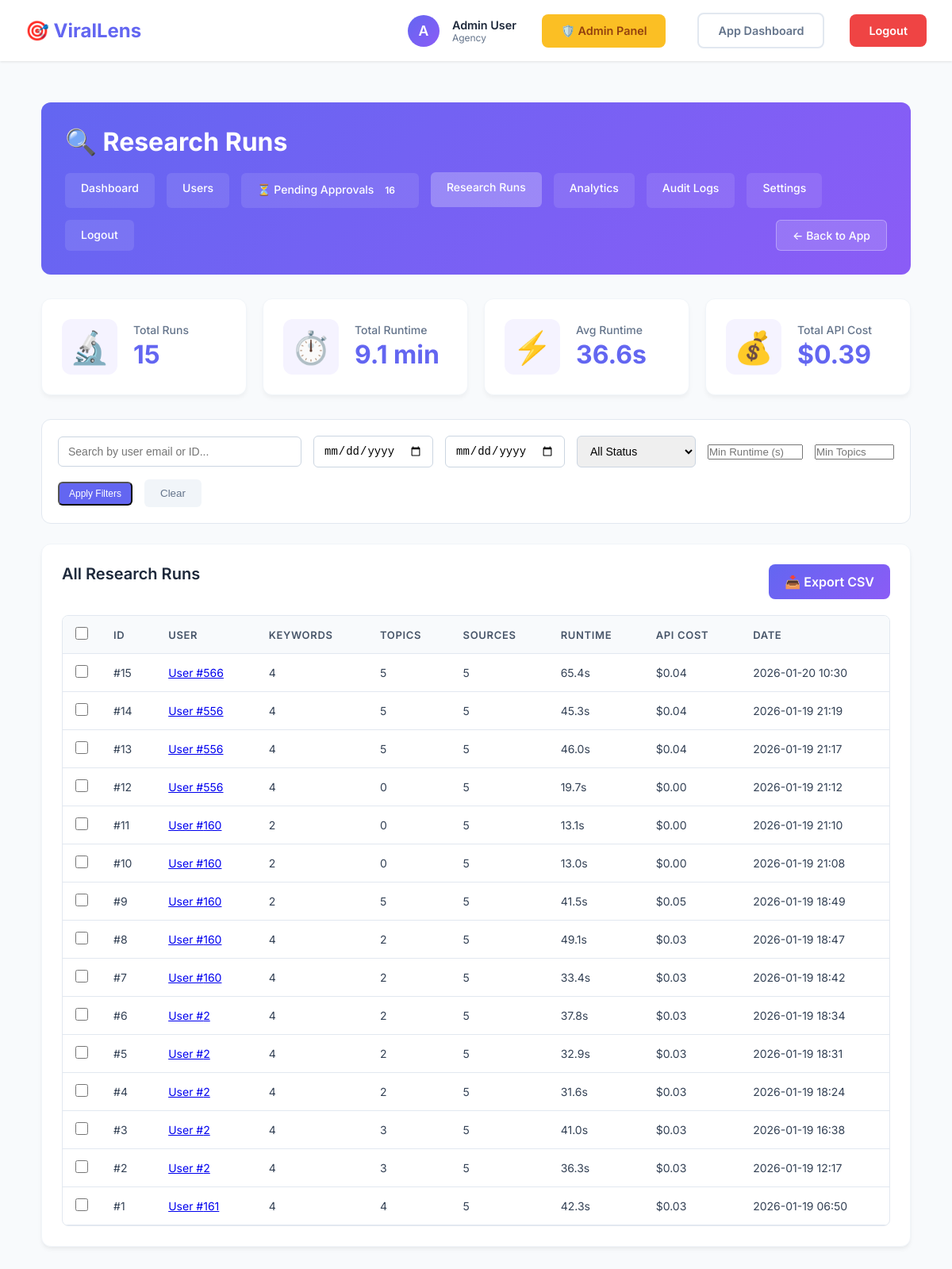
The page /admin/research-runs (signed in) on the database its author committed.
### models.py (models this page shows, shortened)
class User(UserMixin, db.Model):
    __tablename__ = 'users'
    id = db.Column(db.Integer, primary_key=True)
    email = db.Column(db.String(120), unique=True, nullable=False, index=True)
    username = db.Column(db.String(80), unique=True, nullable=False, index=True)
    password_hash = db.Column(db.String(255), nullable=False)
    full_name = db.Column(db.String(120))
    niche = db.Column(db.String(50))  # automotive, royal_family, tech, etc.
    subscription_tier = db.Column(db.String(20), default='free')  # free, pro, agency
    subscription_status = db.Column(db.String(20), default='active')  # active, cancelled, expired
    subscription_start = db.Column(db.DateTime)
    subscription_end = db.Column(db.DateTime)
    research_runs_this_month = db.Column(db.Integer, default=0)
    total_research_runs = db.Column(db.Integer, default=0)
    is_admin = db.Column(db.Boolean, default=False)
    is_active = db.Column(db.Boolean, default=True)
    created_at = db.Column(db.DateTime, default=datetime.utcnow)
    last_login = db.Column(db.DateTime)
    approval_status = db.Column(db.String(20), default='approved', nullable=False) # pending, approved, rejected
    approved_by = db.Column(db.Integer, db.ForeignKey('users.id'), nullable=True)
    approved_at = db.Column(db.DateTime, nullable=True)
    rejection_reason = db.Column(db.Text, nullable=True)
    admin_notes = db.Column(db.Text, nullable=True)
    onboarding_completed = db.Column(db.Boolean, default=False)
    onboarding_step = db.Column(db.Integer, default=1) # Track progress
    research_runs = db.relationship('ResearchRun', backref='user', lazy='dynamic', cascade='all, delete-orphan')
    keywords = db.relationship('Keyword', backref='user', lazy='dynamic', cascade='all, delete-orphan')
    competitors = db.relationship('Competitor', backref='user', lazy='dynamic', cascade='all, delete-orphan')
    user_config = db.relationship('UserConfig', backref='user', uselist=False, cascade='all, delete-orphan')
    approver = db.relationship('User', remote_side='User.id', foreign_keys=[approved_by])

class ResearchRun(db.Model):
    __tablename__ = 'research_runs'
    id = db.Column(db.Integer, primary_key=True)
    user_id = db.Column(db.Integer, db.ForeignKey('users.id'), nullable=False, index=True)
    keywords = db.Column(db.JSON)  # List of keywords used
    topics_generated = db.Column(db.Integer, default=0)
    sources_successful = db.Column(db.Integer, default=0)
    runtime_seconds = db.Column(db.Float)
    api_cost = db.Column(db.Float)
    json_report_path = db.Column(db.String(255))
    html_report_path = db.Column(db.String(255))
    topics_data = db.Column(db.JSON)
    created_at = db.Column(db.DateTime, default=datetime.utcnow, index=True)

### admin_routes.py (the view)
@admin_bp.route('/research-runs')
@login_required
@admin_required
def research_runs():
    page = request.args.get('page', 1, type=int)
    per_page = request.args.get('per_page', 25, type=int)
    user_id = request.args.get('user_id', type=int)
    query = ResearchRun.query
    if user_id:
        query = query.filter_by(user_id=user_id)
    pagination = query.order_by(ResearchRun.created_at.desc()).paginate(
        page=page, per_page=per_page, error_out=False
    )
    total_runtime = db.session.query(func.sum(ResearchRun.runtime_seconds)).scalar() or 0
    total_api_cost = db.session.query(func.sum(ResearchRun.api_cost)).scalar() or 0
    avg_runtime = db.session.query(func.avg(ResearchRun.runtime_seconds)).scalar() or 0
    return render_template('admin/research_runs.html',
                         runs=pagination.items,
                         pagination=pagination,
                         total_runtime=total_runtime,
                         total_api_cost=total_api_cost,
                         avg_runtime=avg_runtime,
                         user_id=user_id)

### admin_routes.py (called while the page is built)
@admin_bp.context_processor
def inject_pending_count():
    count = User.query.filter_by(approval_status='pending').count()
    return dict(pending_count=count)

### app.py (called while the page is built)
@login_manager.user_loader
def load_user(user_id):
    return User.query.get(int(user_id))

### utils/admin_utils.py (called while the page is built)
def admin_required(f):
    @wraps(f)
    def decorated_function(*args, **kwargs):
        if not current_user.is_authenticated:
            flash('Please log in to access this page.', 'error')
            return redirect(url_for('login'))
        if not current_user.is_admin:
            flash('Access denied. Admin privileges required.', 'error')
            return redirect(url_for('dashboard'))
        return f(*args, **kwargs)
    return decorated_function

### templates/admin/research_runs.html (shortened to what this page needs)
{% extends "admin/base_admin.html" %}
{% block header_title %}🔍 Research Runs{% endblock %}
{% block admin_content %}
<div class="stats-grid">
    <div class="stat-card">
        <div class="stat-icon">🔬</div>
        <div class="stat-content">
            <div class="stat-label">Total Runs</div>
            <div class="stat-value">{{ pagination.total }}</div>
        </div>
    </div>
    <div class="stat-card">
        <div class="stat-icon">⏱️</div>
        <div class="stat-content">
            <div class="stat-label">Total Runtime</div>
            <div class="stat-value">{{ "%.1f"|format(total_runtime/60) }} min</div>
        </div>
    </div>
    <div class="stat-card">
        <div class="stat-icon">⚡</div>
        <div class="stat-content">
            <div class="stat-label">Avg Runtime</div>
            <div class="stat-value">{{ "%.1f"|format(avg_runtime) }}s</div>
        </div>
    </div>
    <div class="stat-card">
        <div class="stat-icon">💰</div>
        <div class="stat-content">
            <div class="stat-label">Total API Cost</div>
            <div class="stat-value">${{ "%.2f"|format(total_api_cost) }}</div>
        </div>
    </div>
</div>
<div class="filters-section">
    <input type="text" placeholder="Search by user email or ID..." id="search-user">
    <input type="date" id="date-from" placeholder="From">
    <input type="date" id="date-to" placeholder="To">
    <select id="status-filter">
        <option value="all">All Status</option>
    </select>
    <input type="number" id="min-runtime" placeholder="Min Runtime (s)" style="width: 120px;">
    <input type="number" id="min-topics" placeholder="Min Topics" style="width: 100px;">
    <button class="btn-sm" onclick="applyFilters()">Apply Filters</button>
    <button class="btn-secondary" onclick="clearFilters()">Clear</button>
</div>
<div class="section-card">
    <div class="table-header">
        <h2>All Research Runs</h2>
        <a href="{{ url_for('admin.export_research') }}" class="btn-action">📥 Export CSV</a>
    </div>
    <div class="table-responsive">
        <table class="admin-table">
            <thead>
                <tr>
                    <th width="40"><input type="checkbox" id="select-all-runs"></th>
                    <th>ID</th>
                    <th>User</th>
                    <th>Keywords</th>
                    <th>Topics</th>
                    <th>Sources</th>
                    <th>Runtime</th>
                    <th>API Cost</th>
                    <th>Date</th>
                </tr>
            </thead>
            <tbody>
                {% for run in runs %}
                <tr>
                    <td><input type="checkbox" class="run-checkbox" data-run-id="{{ run.id }}"></td>
                    <td>#{{ run.id }}</td>
                    <td>
                        <a href="{{ url_for('admin.user_detail', user_id=run.user_id) }}">
                            User #{{ run.user_id }}
                        </a>
                    </td>
                    <td>{{ run.keywords|length if run.keywords else 0 }}</td>
                    <td>{{ run.topics_generated }}</td>
                    <td>{{ run.sources_successful }}</td>
                    <td>{{ "%.1f"|format(run.runtime_seconds) }}s</td>
                    <td>${{ "%.2f"|format(run.api_cost) if run.api_cost else '0.00' }}</td>
                    <td>{{ run.created_at.strftime('%Y-%m-%d %H:%M') if run.created_at else '-' }}</td>
                </tr>
                {% endfor %}
            </tbody>
        </table>
    </div>
</div>
{% endblock %}

### templates/admin/base_admin.html (shortened to what this page needs)
{% extends "base.html" %}
{% block content %}
<div class="admin-dashboard">
    <div class="admin-header">
        <h1>{% block header_title %}🛡️ Admin Dashboard{% endblock %}</h1>
        <div class="admin-nav">
            <a href="{{ url_for('admin.dashboard') }}"
                class="nav-link {{ 'active' if request.endpoint == 'admin.dashboard' }}">
                Dashboard
            </a>
            <a href="{{ url_for('admin.users') }}" class="nav-link {{ 'active' if 'users' in request.endpoint }}">
                Users
            </a>
            <a href="{{ url_for('admin.users_pending') }}"
                class="nav-link {{ 'active' if 'users_pending' in request.endpoint }}">
                ⏳ Pending Approvals
                {% if pending_count > 0 %}
                <span class="badge">{{ pending_count }}</span>
                {% endif %}
            </a>
            <a href="{{ url_for('admin.research_runs') }}"
                class="nav-link {{ 'active' if 'research' in request.endpoint }}">
                Research Runs
            </a>
            <a href="{{ url_for('admin.analytics') }}"
                class="nav-link {{ 'active' if 'analytics' in request.endpoint }}">
                Analytics
            </a>
            <a href="{{ url_for('admin.logs') }}" class="nav-link {{ 'active' if 'logs' in request.endpoint }}">
                Audit Logs
            </a>
            <a href="{{ url_for('admin.settings') }}" class="nav-link {{ 'active' if 'settings' in request.endpoint }}">
                Settings
            </a>
            <a href="{{ url_for('logout') }}" class="nav-link">
                Logout
            </a>
            <a href="{{ url_for('dashboard') }}" class="nav-link btn-back">
                ← Back to App
            </a>
        </div>
    </div>
    {% block admin_content %}{% endblock %}
</div>
{% endblock %}

### templates/base.html (shortened to what this page needs)
<!DOCTYPE html>
<html lang="en">
<head>
</head>
<body>
    <nav>
        <div class="container">
            <a href="{{ url_for('dashboard') }}" class="logo">
                🎯 ViralLens
            </a>
            {% if current_user.is_authenticated %}
            <div class="nav-right">
                <div class="user-info">
                    <div class="user-avatar">
                        {{ current_user.username[0].upper() }}
                    </div>
                    <div class="user-details">
                        <div class="user-name">{{ current_user.full_name or current_user.username }}</div>
                        <div class="user-tier">{{ current_user.subscription_tier }}</div>
                    </div>
                </div>
                {% if current_user.is_admin %}
                <a href="{{ url_for('admin.dashboard') }}" class="btn"
                    style="background: #fbbf24; color: #92400e; margin-right: 0.5rem;">🛡️ Admin Panel</a>
                {% endif %}
                <a href="{{ url_for('dashboard') }}" class="btn btn-outline">App Dashboard</a>
                <a href="{{ url_for('logout') }}" class="btn btn-danger">Logout</a>
            </div>
            {% endif %}
        </div>
    </nav>
    <div class="container">
        {% block content %}{% endblock %}
    </div>
</body>
</html>

### templates/base.html (style rules this page uses)
* { margin: 0; padding: 0; box-sizing: border-box; }
:root { --primary: #6366f1; --primary-dark: #4f46e5; --secondary: #8b5cf6; --success: #10b981; --danger: #ef4444; --warning: #f59e0b; --dark: #1e293b; --gray: #64748b; --light: #f8fafc; --white: #ffffff; }
body { font-family: 'Inter', -apple-system, BlinkMacSystemFont, 'Segoe UI', Roboto, sans-serif; background: var(--light); color: var(--dark); min-height: 100vh; }
nav { background: var(--white); box-shadow: 0 1px 3px rgba(0, 0, 0, 0.1); padding: 1rem 0; position: sticky; top: 0; z-index: 100; }
nav .container { max-width: 1400px; margin: 0 auto; padding: 0 2rem; display: flex; justify-content: space-between; align-items: center; }
.logo { font-size: 1.5rem; font-weight: 700; color: var(--primary); text-decoration: none; display: flex; align-items: center; gap: 0.5rem; }
.nav-right { display: flex; align-items: center; gap: 2rem; }
.user-info { display: flex; align-items: center; gap: 1rem; }
.user-avatar { width: 40px; height: 40px; border-radius: 50%; background: linear-gradient(135deg, var(--primary), var(--secondary)); display: flex; align-items: center; justify-content: center; color: white; font-weight: 600; font-size: 1.1rem; }
.user-details { display: flex; flex-direction: column; }
.user-name { font-weight: 600; color: var(--dark); font-size: 0.9rem; }
.user-tier { font-size: 0.75rem; color: var(--gray); text-transform: capitalize; }
.btn { padding: 0.75rem 1.5rem; border-radius: 0.5rem; text-decoration: none; font-weight: 600; transition: all 0.3s; display: inline-block; border: none; cursor: pointer; font-size: 0.9rem; }
.btn-danger { background: var(--danger); color: var(--white); }
.btn-outline { background: transparent; color: var(--gray); border: 2px solid #e2e8f0; }
.container { max-width: 1400px; margin: 0 auto; padding: 2rem; }

### templates/admin/research_runs.html (style rules this page uses)
.filters-section { background: white; padding: 20px; border-radius: 12px; border: 1px solid #e2e8f0; margin-bottom: 25px; display: flex; gap: 15px; align-items: center; flex-wrap: wrap; }
.filters-section input[type="text"], .filters-section input[type="date"], .filters-section select { padding: 10px 12px; border: 1px solid #cbd5e1; border-radius: 6px; font-size: 14px; min-width: 150px; }
.filters-section input[type="text"] { flex: 1; min-width: 200px; }
.btn-danger { background: #ef4444; color: white; border: none; }
.btn-secondary { padding: 10px 20px; background: #f1f5f9; color: #64748b; border: none; border-radius: 6px; cursor: pointer; font-weight: 500; }
input[type="checkbox"] { width: 16px; height: 16px; accent-color: #6366f1; cursor: pointer; }

### rows shown on the page
User: username "A", full_name "Admin User", subscription_tier "Agency"
ResearchRun: id "15", user_id "566", keywords|length "4", topics_generated "5", sources_successful "5", runtime_seconds "65.4", api_cost "0.04", created_at "2026-01-20 10:30"
ResearchRun: id "14", user_id "556", keywords|length "4", topics_generated "5", sources_successful "5", runtime_seconds "45.3", api_cost "0.04", created_at "2026-01-19 21:19"
ResearchRun: id "13", user_id "556", keywords|length "4", topics_generated "5", sources_successful "5", runtime_seconds "46.0", api_cost "0.04", created_at "2026-01-19 21:17"
ResearchRun: id "12", user_id "556", keywords|length "4", topics_generated "0", sources_successful "5", runtime_seconds "19.7", api_cost "0.00", created_at "2026-01-19 21:12"
ResearchRun: id "11", user_id "160", keywords|length "2", topics_generated "0", sources_successful "5", runtime_seconds "13.1", api_cost "0.00", created_at "2026-01-19 21:10"
ResearchRun: id "10", user_id "160", keywords|length "2", topics_generated "0", sources_successful "5", runtime_seconds "13.0", api_cost "0.00", created_at "2026-01-19 21:08"
ResearchRun: id "9", user_id "160", keywords|length "2", topics_generated "5", sources_successful "5", runtime_seconds "41.5", api_cost "0.05", created_at "2026-01-19 18:49"
ResearchRun: id "8", user_id "160", keywords|length "4", topics_generated "2", sources_successful "5", runtime_seconds "49.1", api_cost "0.03", created_at "2026-01-19 18:47"
ResearchRun: id "7", user_id "160", keywords|length "4", topics_generated "2", sources_successful "5", runtime_seconds "33.4", api_cost "0.03", created_at "2026-01-19 18:42"
ResearchRun: id "6", user_id "2", keywords|length "4", topics_generated "2", sources_successful "5", runtime_seconds "37.8", api_cost "0.03", created_at "2026-01-19 18:34"
ResearchRun: id "5", user_id "2", keywords|length "4", topics_generated "2", sources_successful "5", runtime_seconds "32.9", api_cost "0.03", created_at "2026-01-19 18:31"
ResearchRun: id "4", user_id "2", keywords|length "4", topics_generated "2", sources_successful "5", runtime_seconds "31.6", api_cost "0.03", created_at "2026-01-19 18:24"
ResearchRun: id "3", user_id "2", keywords|length "4", topics_generated "3", sources_successful "5", runtime_seconds "41.0", api_cost "0.03", created_at "2026-01-19 16:38"
ResearchRun: id "2", user_id "2", keywords|length "4", topics_generated "3", sources_successful "5", runtime_seconds "36.3", api_cost "0.03", created_at "2026-01-19 12:17"
ResearchRun: id "1", user_id "161", keywords|length "4", topics_generated "4", sources_successful "5", runtime_seconds "42.3", api_cost "0.03", created_at "2026-01-19 06:50"

### other values the page prints
{{ pending_count }} "16"
{{ pagination.total }} "15"
{{ "%.1f"|format(total_runtime/60) }} "9.1"
{{ "%.1f"|format(avg_runtime) }} "36.6"
{{ "%.2f"|format(total_api_cost) }} "0.39"
